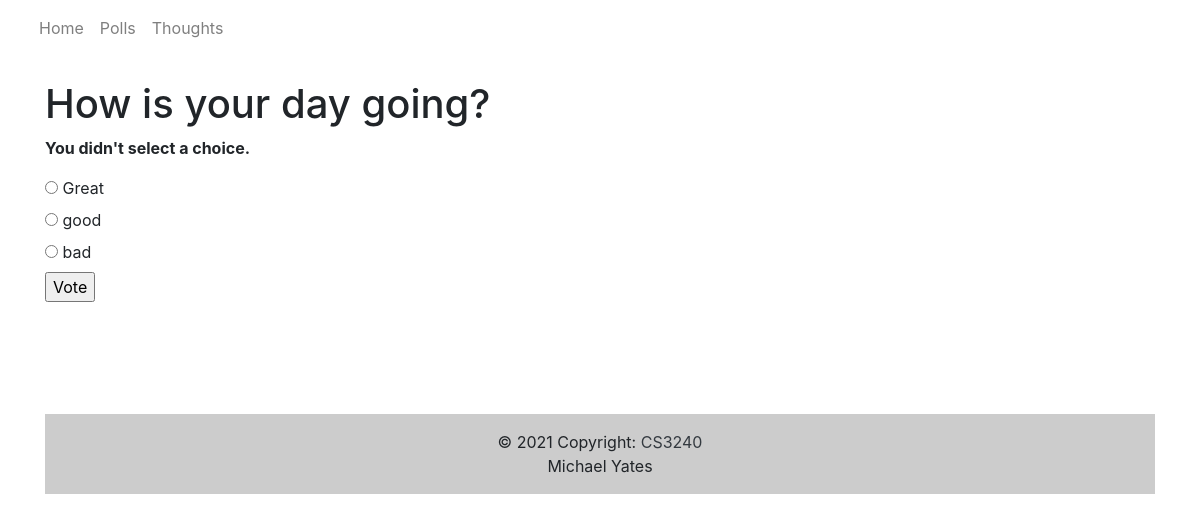
/polls/2/vote/, run on the app's committed database.
### polls/models.py (models this page shows, shortened)
class Question(models.Model):
    question_text = models.CharField(max_length=200)
    pub_date = models.DateTimeField('date published')
    def was_published_recently(self):
        now = timezone.now()
        return now - datetime.timedelta(days=1) <= self.pub_date <= now
    was_published_recently.admin_order_field = 'pub_date'
    was_published_recently.boolean = True
    was_published_recently.short_description = 'Published recently?'

class Choice(models.Model):
    question = models.ForeignKey(Question, on_delete=models.CASCADE)
    choice_text = models.CharField(max_length=200)
    votes = models.IntegerField(default=0)

### polls/views.py (the view)
# urls.py: path('<int:question_id>/vote/', views.vote, name='vote'),
def vote(request, question_id):
    question = get_object_or_404(Question, pk=question_id)
    try:
        selected_choice = question.choice_set.get(pk=request.POST['choice'])
    except (KeyError, Choice.DoesNotExist):
        return render(request, 'polls/detail.html', {
            'question': question,
            'error_message': "You didn't select a choice.",
        })
    else:
        selected_choice.votes += 1
        selected_choice.save()
        return HttpResponseRedirect(reverse('polls:results', args=(question.id,)))

### polls/templates/polls/detail.html (shortened to what this page needs)
{% extends "polls/base.html" %}
{% block content %}
<h1>{{ question.question_text }}</h1>
{% if error_message %}<p><strong>{{ error_message }}</strong></p>{% endif %}
<form action="{% url 'polls:vote' question.id %}" method="post">
{% for choice in question.choice_set.all %}
    <input type="radio" name="choice" id="choice{{ forloop.counter }}" value="{{ choice.id }}">
    <label for="choice{{ forloop.counter }}">{{ choice.choice_text }}</label><br>
{% endfor %}
<input type="submit" value="Vote">
</form>
{% endblock %}

### data on the page
Question: question_text "How is your day going?"
Choice: choice_text "Great"
Choice: choice_text "good"
Choice: choice_text "bad"

### other printed values
{{ error_message }} "You didn't select a choice."
